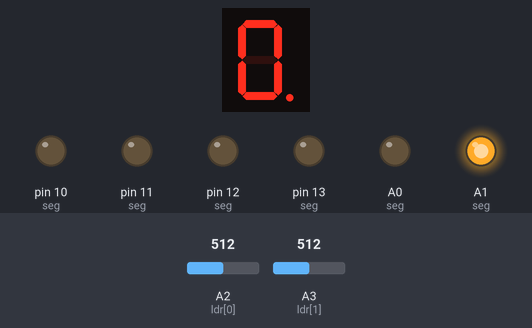
Simulated run of this sketch. Board: Arduino Uno, built with avr-gcc and run on an emulated ATmega328P. On the bench: 1-digit seven-segment display, output pins drawn as LEDs (lit = HIGH). Wiring (inferred from the names in the program): 1-digit 7-segment display, segments lit when LOW: segments pin 2, pin 3, pin 4, pin 5, pin 6, pin 7, pin 8, pin 9. Dashed ring = blinking. The test bench sets the inputs (shaded band); at power-on: A2 (ldr[0]) = 512, A3 (ldr[1]) = 512. The segment pins are drawn as the display they are named for; pins used as bus, display or sensor lines are not drawn.

Above: at 1.2 s.
1.3 s: A2 (ldr[0]) set to 487
At 2.7 s:
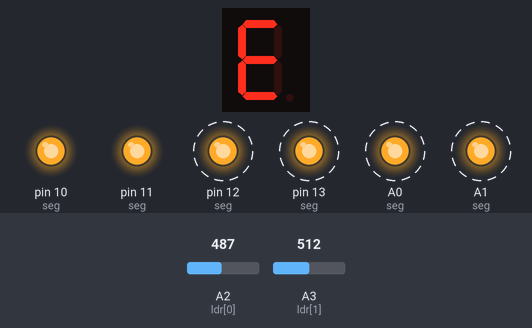
4.3 s: A3 (ldr[1]) set to 484
At 4.8 s:
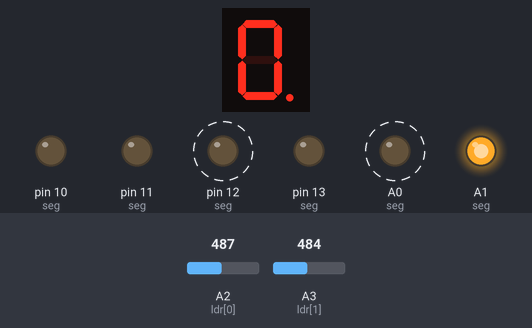
6.0 s: A2 (ldr[0]) set to 510
At 6.6 s:
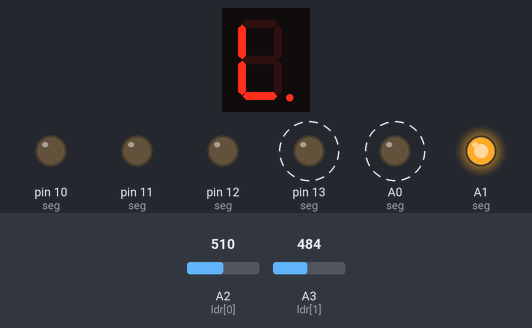
9.0 s: A2 (ldr[0]) set to 490
At 9.5 s:
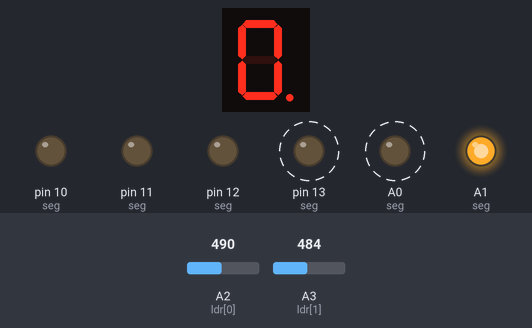
10.7 s: A2 (ldr[0]) set to 511
At 12.5 s:
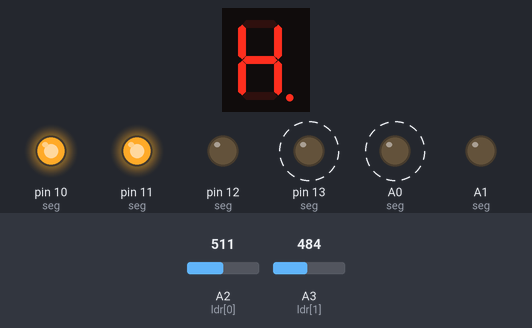
Timing chart, 0 to 14.7 s (numbered marks = the images above; inputs shaded):
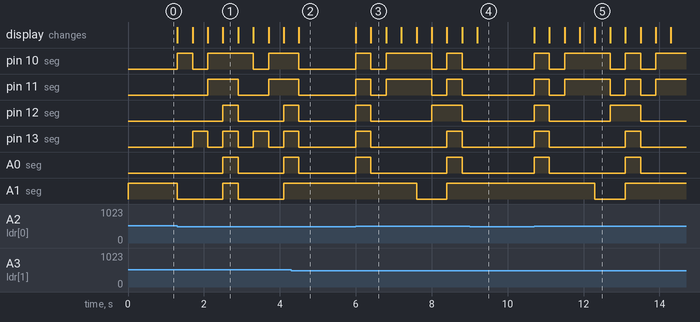

Measured:
- the behaviour switches between 501 and 500 on A2 (ldr[0]) (found by bisection; images 0 and 1)
- the behaviour switches between 501 and 500 on A3 (ldr[1]) (found by bisection; images 1 and 2)
- after the input at 1.3 s, pin 10 (seg): goes HIGH 0.40 s, LOW 0.40 s, HIGH 1.2 s, LOW 0.40 s, then HIGH, starting at once; pin 11 (seg): LOW → HIGH after 0.80 s, → LOW 0.80 s later, → HIGH 0.80 s later
- after the input at 4.3 s, pin 11 (seg), pin 13 (seg): goes on until 4.5 s, then stays LOW; A1 (seg): stays HIGH (without the input it goes to LOW after 0.20 s)
- after the input at 6.0 s, pin 10 (seg), pin 11 (seg): goes HIGH 0.40 s, LOW 0.40 s, HIGH 1.2 s, LOW 0.40 s, HIGH 0.40 s, then LOW, starting at once
- after the input at 9.0 s, pin 10 (seg), pin 11 (seg): stays LOW (without the input it goes to HIGH after 0.20 s); pin 12 (seg): stays LOW (without the input it goes to HIGH after 1.4 s); A1 (seg): stays HIGH (without the input it goes to LOW after 1.0 s)
- after the input at 10.7 s, pin 10 (seg), pin 11 (seg): goes HIGH 0.40 s, LOW 0.40 s, HIGH 1.2 s, LOW 0.40 s, HIGH 0.40 s, LOW 0.40 s, then HIGH, starting at once

The sketch:

lab4_part2.ino
```cpp
// Pin Definitions
const int seg[2][7] = {
  {2, 3, 4, 5, 6, 7, 8},
  {9, 10, 11, 12, 13, A0, A1}
};
const int ldr[2] = {A2, A3};


const byte charH     = 0b1001000;
const byte charE     = 0b0110000;
const byte charL     = 0b1110001;
const byte charO     = 0b0000001;
const byte charB     = 0b1100000;
const byte charY     = 0b1000100;
const byte char0     = 0b0000001;
const byte charBlank = 0b1111111;

int threshold = 500;

void setup() {
  for (int d = 0; d < 2; d++) {
    for (int s = 0; s < 7; s++) {
      pinMode(seg[d][s], OUTPUT);
      digitalWrite(seg[d][s], HIGH);
    }
  }
  pinMode(ldr[0], INPUT);
  pinMode(ldr[1], INPUT);
}

void writeToDisplay(int displayIdx, byte pattern) {
  for (int i = 0; i < 7; i++) {
    digitalWrite(seg[displayIdx][i], bitRead(pattern, 6 - i));
  }
}

void loop() {
  int val1 = analogRead(ldr[0]);
  int val2 = analogRead(ldr[1]);

  bool ldr1Active = (val1 > threshold);
  bool ldr2Active = (val2 > threshold);


  if (ldr1Active == ldr2Active) {
    writeToDisplay(0, char0);
    writeToDisplay(1, char0);
  }


  else if (ldr1Active) {
    byte msg[] = {charO, charL, charL, charE, charH};
    int len = 5;

    for (int i = 0; i <= len; i++) {
      if (checkLDRChange(true)) return;

      writeToDisplay(0, (i < len) ? msg[i] : charBlank);
      writeToDisplay(1, (i > 0) ? msg[i-1] : charBlank);

      delay(400);
    }
  }

  else if (ldr2Active) {
    byte msg[] = {charB, charY, charE};
    int len = 3;

    for (int i = 0; i <= len; i++) {
      if (checkLDRChange(false)) return;

      writeToDisplay(1, (i < len) ? msg[i] : charBlank);
      writeToDisplay(0, (i > 0) ? msg[i-1] : charBlank);

      delay(400);
    }
  }
}

bool checkLDRChange(bool lookingForLDR1) {
  int v1 = analogRead(ldr[0]);
  int v2 = analogRead(ldr[1]);
  bool l1 = v1 > threshold;
  bool l2 = v2 > threshold;

  if (lookingForLDR1) {
    return !(l1 && !l2);
  } else {
    return !(!l1 && l2);
  }
}
```
